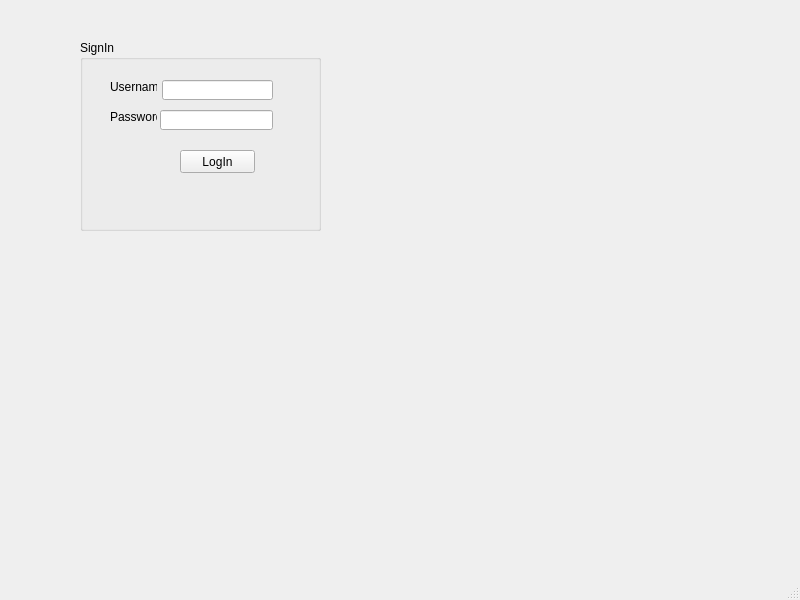
<?xml version="1.0" encoding="UTF-8"?>
<ui version="4.0">
 <class>MainWindow</class>
 <widget class="QMainWindow" name="MainWindow">
  <property name="geometry">
   <rect>
    <x>0</x>
    <y>0</y>
    <width>800</width>
    <height>600</height>
   </rect>
  </property>
  <property name="windowTitle">
   <string>MainWindow</string>
  </property>
  <widget class="QWidget" name="centralwidget">
   <widget class="QGroupBox" name="groupBox">
    <property name="geometry">
     <rect>
      <x>80</x>
      <y>40</y>
      <width>241</width>
      <height>191</height>
     </rect>
    </property>
    <property name="title">
     <string>SignIn</string>
    </property>
    <widget class="QLabel" name="label">
     <property name="geometry">
      <rect>
       <x>30</x>
       <y>40</y>
       <width>47</width>
       <height>13</height>
      </rect>
     </property>
     <property name="text">
      <string>Username</string>
     </property>
    </widget>
    <widget class="QLabel" name="label_2">
     <property name="geometry">
      <rect>
       <x>30</x>
       <y>70</y>
       <width>47</width>
       <height>13</height>
      </rect>
     </property>
     <property name="text">
      <string>Password</string>
     </property>
    </widget>
    <widget class="QLineEdit" name="lineEdit_username">
     <property name="geometry">
      <rect>
       <x>82</x>
       <y>40</y>
       <width>111</width>
       <height>20</height>
      </rect>
     </property>
    </widget>
    <widget class="QLineEdit" name="lineEdit_2_password">
     <property name="geometry">
      <rect>
       <x>80</x>
       <y>70</y>
       <width>113</width>
       <height>20</height>
      </rect>
     </property>
    </widget>
    <widget class="QPushButton" name="pushButton_login">
     <property name="geometry">
      <rect>
       <x>100</x>
       <y>110</y>
       <width>75</width>
       <height>23</height>
      </rect>
     </property>
     <property name="text">
      <string>LogIn</string>
     </property>
    </widget>
   </widget>
  </widget>
  <widget class="QMenuBar" name="menubar">
   <property name="geometry">
    <rect>
     <x>0</x>
     <y>0</y>
     <width>800</width>
     <height>21</height>
    </rect>
   </property>
  </widget>
  <widget class="QStatusBar" name="statusbar"/>
 </widget>
 <resources/>
 <connections/>
</ui>
